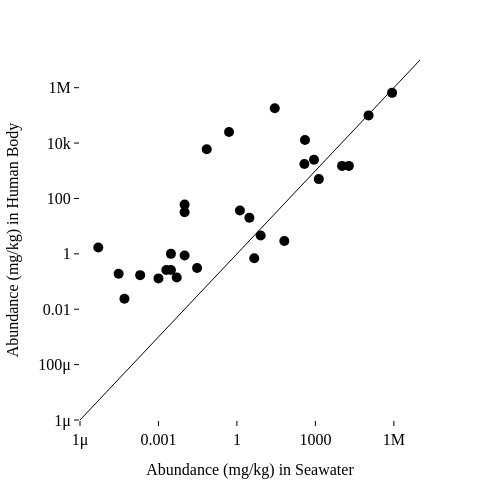

This figure's notebook cell:
### Markdown cell above
## Human vs Seawater (Harte)

The plot below plots the data set for the elemental abundance in humans [data set from Wikipedia](https://en.wikipedia.org/wiki/Composition_of_the_human_body) against the elemental abundance in seawater from Harte.

### Code cell
# create a scatter plot of the abundance of elements in seawater (x-axis) vs. the abundance of elements in the human body (y-axis) using plotly express, with log scale for both axes and custom hovertemplate to show element name and abundance values in both axes, and add a line y = x to the plot to show where the points would lie if the abundance in the biosphere was equal to the abundance in the crust.
# make the plot  interactive using plotly express so that mouseover reveals elemnt symbol
# set size of plot to 4x4 inches and use log scale for y-axis to better visualize the relationship between abundance and atomic number, especially for elements with low abundance.

import plotly.express as px

# fig will contain the traces and layout of the plot, and can be modified
fig = px.scatter(final_df2, 
                x="seawater", 
                y="human_ppm",
                width=500, height=500, 
                hover_data=["symbol"], 
                log_y=True, log_x=True, 
                )
# update the traces to add custom hovertemplate and marker styling
fig.update_traces(   
    customdata=final_df2[["name"]],
    hovertemplate=
    "seawater: %{x:,}<br>" +
    "human: %{y:,}<br>" +
    "Sample: %{customdata[0]}<extra></extra>",
    mode="markers",
    marker=dict(size=10, color="black", opacity=1,),
    line=None,
    selector=dict(mode="markers")

    )


# add a line y = x to the plot to show where the points would lie if the abundance 
# in the biosphere was equal to the abundance in the crust. 
trace = px.line(final_df, x=[1e-6, 1e7], y=[1e-6, 1e7]).data[0]
trace.update(
    line=dict(color="black",
              width=1,
              dash="solid"),   # "solid", "dash", "dot", "dashdot"
              opacity=1,
              name="x = y")
fig.add_trace(trace)


range = [-6,7]
# Style the plot using tufte style
fig.update_layout(
    template="simple_white",
    font=dict(
        family="Palatino, Garamond, Computer Modern, Times New Roman",     # e.g. "Times New Roman", "Helvetica", "Computer Modern"
        size=16,
        color="black"
    ),
    title = None,
    title_font_size=14,
    xaxis_title="Abundance (mg/kg) in Seawater",
    yaxis_title="Abundance (mg/kg) in Human Body",
    xaxis_title_font_size=16,
    yaxis_title_font_size=16,
    xaxis=dict(
        showline=False,
        linewidth=1,
        linecolor='black',
        ticks='outside',
        tickwidth=1,
        tickcolor='black',
        ticklen=5,
        range=range
    ),
    yaxis=dict(
        showline=False,
        linewidth=1,
        linecolor='black',
        ticks='outside',
        tickwidth=1,
        tickcolor='black',
        ticklen=5,
        range=range,
    )
)

fig.write_html("plot_abundance_human_biosphere3.html", include_plotlyjs="cdn")
fig.show()

### Figure 1 — Plotly figure (JSON) as saved in the notebook; plotly's stock layout.template omitted (floating-point values rounded to 4 significant figures)
{"data": [{"customdata": [["Oxygen"], ["Carbon"], ["Hydrogen"], ["Nitrogen"], ["Calcium"], ["Phosphorus"], ["Potassium"], ["Sulfur"], ["Sodium"], ["Chlorine"], ["Magnesium"], ["Iron "], ["Fluorine"], ["Zinc"], ["Silicon"], ["Strontium"], ["Bromine"], ["Lead"], ["Copper"], ["Aluminium"], ["Barium"], ["Titanium"], ["Boron"], ["Nickel"], ["Chromium"], ["Manganese"], ["Arsenic"], ["Mercury"], ["Vanadium"], ["Uranium"]], "hovertemplate": "seawater: %{x:,}<br>human: %{y:,}<br>Sample: %{customdata[0]}<extra></extra>", "legendgroup": "", "line": {}, "marker": {"color": "black", "opacity": 1, "size": 10, "symbol": "circle"}, "mode": "markers", "name": "", "orientation": "v", "showlegend": false, "type": "scatter", "x": [857000.0, 28.0, 108000.0, 0.5, 400.0, 0.07, 380.0, 885.0, 10500.0, 19000.0, 1350.0, 0.01, 1.3, 0.01, 3.0, 8.1, 65.0, 5e-06, 0.003, 0.01, 0.03, 0.001, 4.6, 0.005, 5e-05, 0.0002, 0.003, 3e-05, 0.002, 0.003], "xaxis": "x", "y": [650000.0, 180000.0, 100000.0, 25000.0, 13000.0, 6000.0, 1750.0, 2500.0, 1500.0, 1500.0, 500.0, 60.0, 37.0, 32.0, 20.0, 4.6, 2.9, 1.7, 1.0, 0.87, 0.31, 0.13, 0.69, 0.14, 0.024, 0.17, 0.26, 0.19, 0.26, NaN], "yaxis": "y"}, {"hovertemplate": "x=%{x}<br>y=%{y}<extra></extra>", "legendgroup": "", "line": {"color": "black", "dash": "solid", "width": 1}, "marker": {"symbol": "circle"}, "mode": "lines", "name": "x = y", "opacity": 1, "orientation": "v", "showlegend": false, "type": "scatter", "x": [1e-06, 10000000.0], "xaxis": "x", "y": [1e-06, 10000000.0], "yaxis": "y"}], "layout": {"font": {"color": "black", "family": "Palatino, Garamond, Computer Modern, Times New Roman", "size": 16}, "height": 500, "legend": {"tracegroupgap": 0}, "margin": {"t": 60}, "title": {"font": {"size": 14}}, "width": 500, "xaxis": {"anchor": "y", "domain": [0, 1], "linecolor": "black", "linewidth": 1, "range": [-6, 7], "showline": false, "tickcolor": "black", "ticklen": 5, "ticks": "outside", "tickwidth": 1, "title": {"font": {"size": 16}, "text": "Abundance (mg/kg) in Seawater"}, "type": "log"}, "yaxis": {"anchor": "x", "domain": [0, 1], "linecolor": "black", "linewidth": 1, "range": [-6, 7], "showline": false, "tickcolor": "black", "ticklen": 5, "ticks": "outside", "tickwidth": 1, "title": {"font": {"size": 16}, "text": "Abundance (mg/kg) in Human Body"}, "type": "log"}}}
